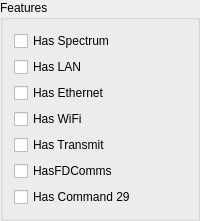
    <widget class="QGroupBox" name="groupBox_9">
     <property name="sizePolicy">
      <sizepolicy hsizetype="Fixed" vsizetype="Fixed">
       <horstretch>0</horstretch>
       <verstretch>0</verstretch>
      </sizepolicy>
     </property>
     <property name="title">
      <string>Features</string>
     </property>
     <layout class="QVBoxLayout" name="verticalLayout_7">
      <item>
       <widget class="QCheckBox" name="hasSpectrum">
        <property name="text">
         <string>Has Spectrum</string>
        </property>
       </widget>
      </item>
      <item>
       <widget class="QCheckBox" name="hasLAN">
        <property name="text">
         <string>Has LAN</string>
        </property>
       </widget>
      </item>
      <item>
       <widget class="QCheckBox" name="hasEthernet">
        <property name="text">
         <string>Has Ethernet</string>
        </property>
       </widget>
      </item>
      <item>
       <widget class="QCheckBox" name="hasWifi">
        <property name="text">
         <string>Has WiFi</string>
        </property>
       </widget>
      </item>
      <item>
       <widget class="QCheckBox" name="hasTransmit">
        <property name="text">
         <string>Has Transmit</string>
        </property>
       </widget>
      </item>
      <item>
       <widget class="QCheckBox" name="hasFDComms">
        <property name="text">
         <string>HasFDComms</string>
        </property>
       </widget>
      </item>
      <item>
       <widget class="QCheckBox" name="hasCommand29">
        <property name="text">
         <string>Has Command 29</string>
        </property>
       </widget>
      </item>
     </layout>
    </widget>
